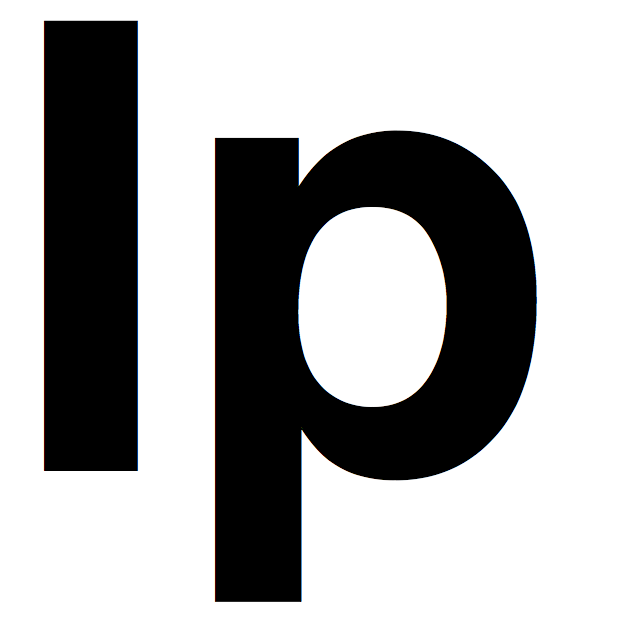
#> input picture Ip.png, 625 x 625 px
$ jupyter execute --allow-errors Untitled.ipynb   (shell and % lines are left out)
#> lines starting #> are read from the running program, lines starting #| are printed output that depends on the picture
#> (reads C302_20170610-1.txt from the repository)
[cell 1]
import os
import json
from matplotlib import pyplot as plt
import plotly.plotly as py
from wordcloud import WordCloud, STOPWORDS
from numpy import *
from PIL import Image

[cell 2]
fn = 'C302_20170610-1.txt'
#> (the rest of this cell did not finish here and is left out)

[cell 3]
jn_count = {}
al_count = {}
title_count = {}
year_count = {}
text = ''
text_67p = ''
title = ''
jn = ''
#> (the rest of this cell did not finish here and is left out)

#> (a cell that did not finish here is left out)

[cell 5]
text.replace('Ip', '')
text.replace('de', '')
text_67p.replace('Ip', '')

[cell 6]
ip_mask = array(Image.open('Ip.png'))
#> ip_mask is the input picture: shape (625, 625, 4); mean R, G, B, A 171.3, 171.3, 171.4, 255
photo_mask = array(Image.open('photo.jpg'))
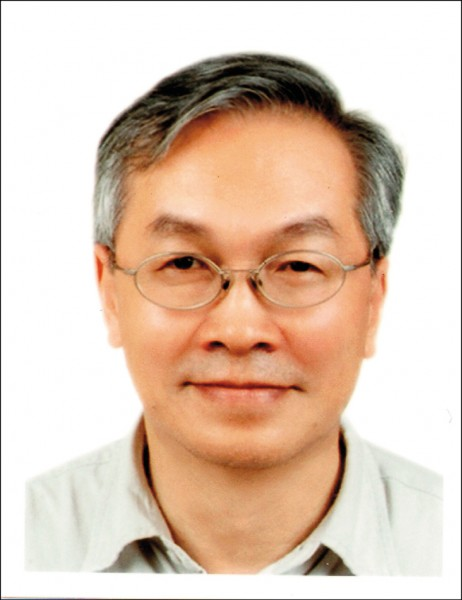
#> input picture photo.jpg, 462 x 600 px
#> photo_mask is the input picture: shape (600, 462, 3); mean R, G, B 223.5, 199.7, 181.7

#> (a cell that did not finish here is left out)

#> (a cell that did not finish here is left out)

#> (a cell that did not finish here is left out)

#> (a cell that did not finish here is left out)

[cell 11]
saturn_mask = array(Image.open('saturn2.png'))
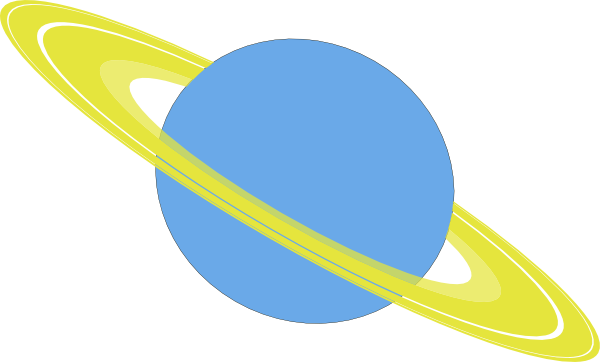
#> input picture saturn2.png, 600 x 362 px
#> saturn_mask is the input picture: shape (362, 600, 4); mean R, G, B, A 209.6, 226.6, 214.5, 109.7
#> (the rest of this cell did not finish here and is left out)
